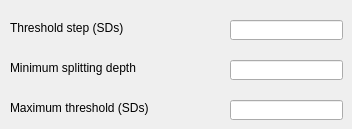
      <widget class="QWidget" name="ap_spark_splitting">
       <attribute name="title">
        <string>Spark splitting</string>
       </attribute>
       <widget class="QLabel" name="label_16">
        <property name="geometry">
         <rect>
          <x>10</x>
          <y>20</y>
          <width>181</width>
          <height>16</height>
         </rect>
        </property>
        <property name="text">
         <string>Threshold step (SDs)</string>
        </property>
       </widget>
       <widget class="QLabel" name="label_17">
        <property name="geometry">
         <rect>
          <x>10</x>
          <y>60</y>
          <width>181</width>
          <height>16</height>
         </rect>
        </property>
        <property name="text">
         <string>Minimum splitting depth</string>
        </property>
       </widget>
       <widget class="QLabel" name="label_18">
        <property name="geometry">
         <rect>
          <x>10</x>
          <y>100</y>
          <width>181</width>
          <height>16</height>
         </rect>
        </property>
        <property name="text">
         <string>Maximum threshold (SDs)</string>
        </property>
       </widget>
       <widget class="QLineEdit" name="ap_spark_splitting_lineEdit_threshold_step">
        <property name="geometry">
         <rect>
          <x>230</x>
          <y>20</y>
          <width>113</width>
          <height>20</height>
         </rect>
        </property>
       </widget>
       <widget class="QLineEdit" name="ap_spark_splitting_lineEdit_minimum_depth">
        <property name="geometry">
         <rect>
          <x>230</x>
          <y>60</y>
          <width>113</width>
          <height>20</height>
         </rect>
        </property>
       </widget>
       <widget class="QLineEdit" name="ap_spark_splitting_lineEdit_maximum_threshold">
        <property name="geometry">
         <rect>
          <x>230</x>
          <y>100</y>
          <width>113</width>
          <height>20</height>
         </rect>
        </property>
       </widget>
      </widget>
